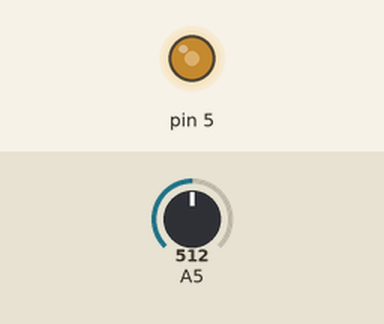
Recording of a sketch running on a simulated Arduino Uno, built with avr-gcc and run on an emulated ATmega328P. Shown: output pins drawn as LEDs (lit = HIGH). Inputs (shaded band) come from the test bench; at power-on: A5 = 512.

Above: at 1.2 s.
1.3 s: A5 set to 716
At 2.0 s:
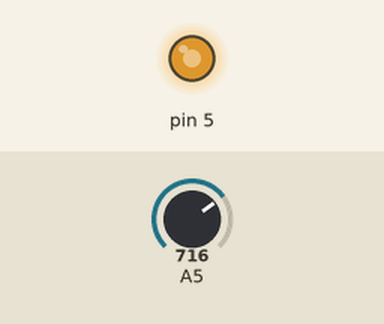
2.8 s: A5 set to 900
At 3.2 s:
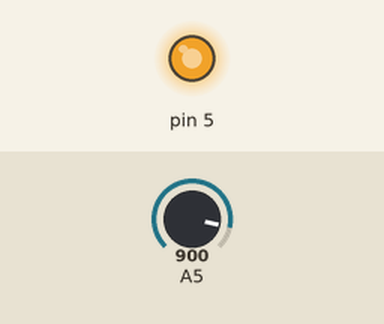
4.3 s: A5 set to 122
At 5.5 s:
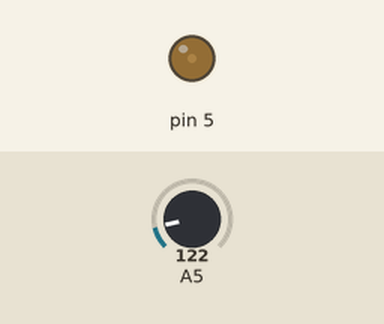
5.8 s: A5 set to 0
At 6.7 s:
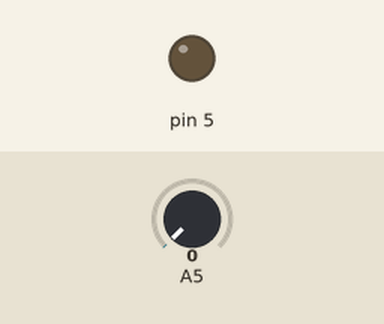
7.3 s: A5 set to 511
At 7.8 s:
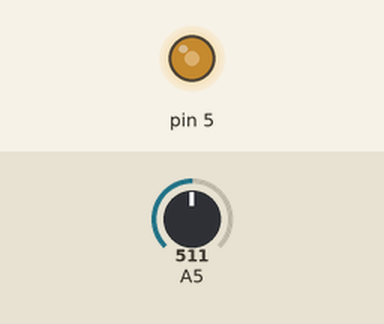
Timing chart, 0 to 9.8 s (numbered marks = the images above; inputs shaded):
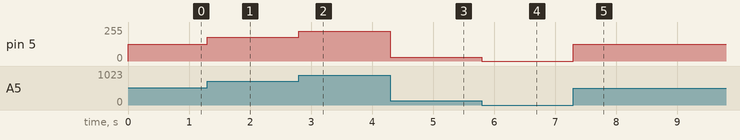

Measured:
- after the input at 1.3 s, pin 5: 127/255 → 178/255 at once
- after the input at 2.8 s, pin 5: 178/255 → 224/255 at once
- after the input at 4.3 s, pin 5: 224/255 → 30/255 at once
- after the input at 5.8 s, pin 5: 30/255 → 0/255 at once
- after the input at 7.3 s, pin 5: 0/255 → 127/255 at once

The sketch:

User_Program2_2.ino
```cpp
#include <Potentiometer.h>

#include <Led.h>

/*Software 1073 Arduino BoeBots
User Program
Method stubs are pre-made. add your own code to complete the challenge!

Program Task: Dim the led on pin 5 using the potentiometer, so that as the potentiometer is turned, the brightness is adjusted
Feel free to view the example program within the same folder if you need help!
*/
Led *myLed;
Potentiometer *myPot;

void setup(){
  myLed=new Led(5);
  myPot=new Potentiometer(5);

}

void loop(){
  float value = myPot->getValue() / 1023.0;
  int outValue = (int) (value * 255.0);
  myLed->turnOnDim(outValue);

}
```
